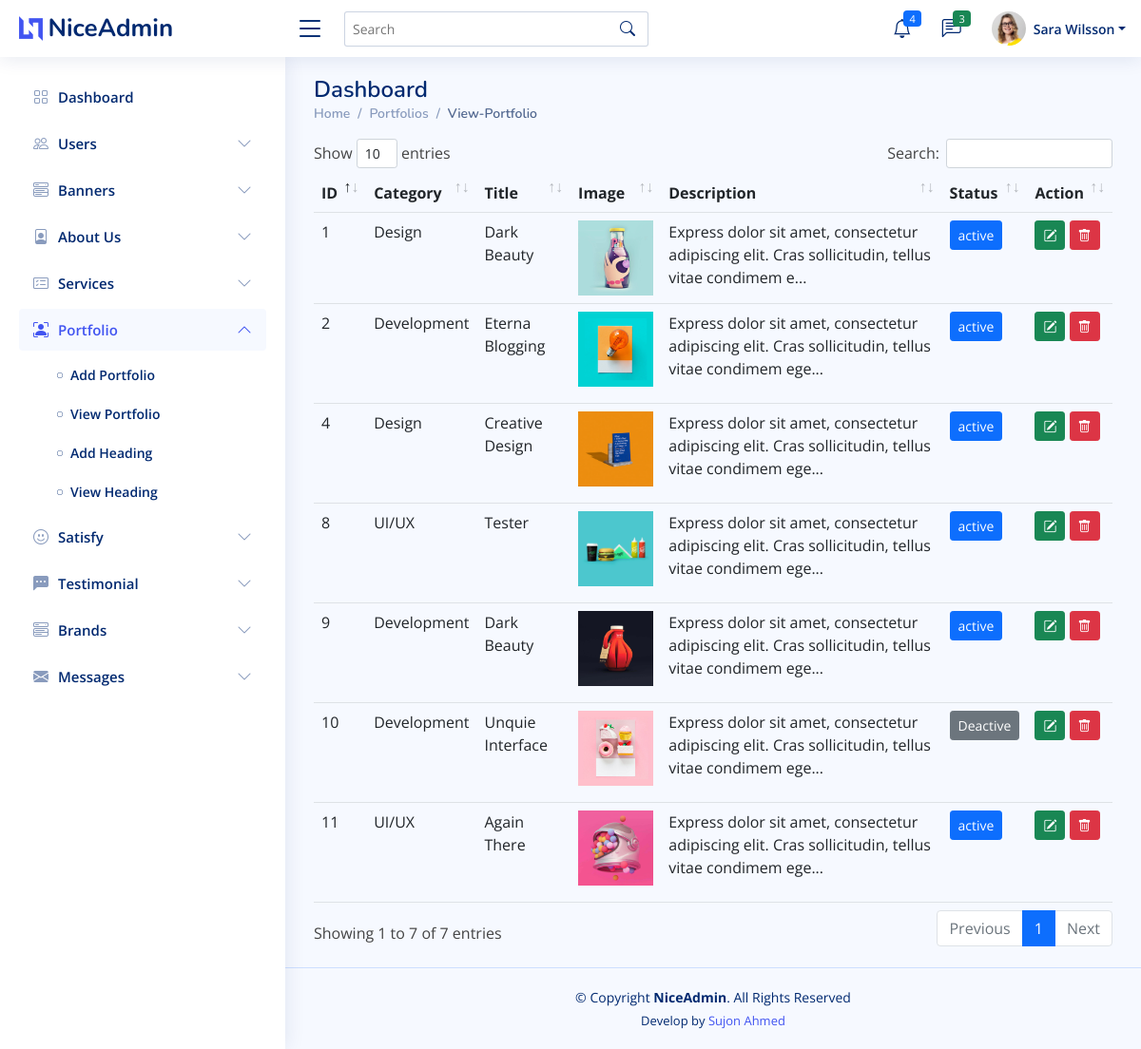
Page /admin/view_portfolio.php (signed in) on the committed database.
### tables this page shows
CREATE TABLE `users` (
  `user_id` int NOT NULL,
  `user_name` varchar(50) NOT NULL,
  `user_about` varchar(255) NOT NULL,
  `user_phone` varchar(15) NOT NULL,
  `user_email` varchar(60) NOT NULL,
  `user_password` varchar(100) NOT NULL,
  `user_photo` varchar(100) NOT NULL,
  `user_job` varchar(50) NOT NULL,
  `user_address` varchar(255) NOT NULL,
  `user_country` varchar(50) NOT NULL,
  `user_company` varchar(100) NOT NULL,
  `status` int NOT NULL DEFAULT '0'
);

CREATE TABLE `portfolios` (
  `portfolio_id` int NOT NULL,
  `author_id` int NOT NULL,
  `portfolio_category` varchar(50) NOT NULL,
  `portfolio_title` varchar(100) NOT NULL,
  `portfolio_image` varchar(100) NOT NULL,
  `portfolio_description` longtext NOT NULL,
  `portfolio_status` int NOT NULL DEFAULT '0',
  `user_id` int NOT NULL,
  `created_at` datetime NOT NULL DEFAULT CURRENT_TIMESTAMP,
  `updated_at` datetime NOT NULL DEFAULT CURRENT_TIMESTAMP
);

### admin/view_portfolio.php (the view)
<?php
$page = "portfolios";
$sub_page = "portfolio";
require "database.php";
require "admin_header.php";
$select_portfolios = "SELECT * FROM `portfolios`";
$select_portfolio_result = mysqli_query($db_connection, $select_portfolios);
?>
<main id="main" class="main">
    <div class="pagetitle">
        <h1>Dashboard</h1>
        <nav>
            <ol class="breadcrumb">
            <li class="breadcrumb-item"><a href="index.php">Home</a></li>
            <li class="breadcrumb-item">Portfolios</li>
            <li class="breadcrumb-item active">View-Portfolio</li>
            </ol>
        </nav>
    </div>
    <section class="section dashboard">
        <div class="row">
            <div class="col-lg-12 col-md-12">
                <table class="table" id="banners">
                    <thead>
                        <tr>
                            <th>ID</th>
                            <th>Category</th>
                            <th>Title</th>
                            <th>Image</th>
                            <th>Description</th>
                            <th>Status</th>
                            <th>Action</th>
                        </tr>
                    </thead>
                    <tbody>
                        <?php foreach($select_portfolio_result as $portfolio){ ?>
                        <tr>
                            <td><?= $portfolio['portfolio_id'] ?></td>
                            <td><?= $portfolio['portfolio_category'] ?></td>
                            <td><?= $portfolio['portfolio_title'] ?></td>
                            <td><img src="assets/uploads/portfolios/<?= $portfolio['portfolio_image'] ?>" width="100" class="img-fluid" alt=""></td>
                            <td>
                                <?php
                                    $description = $portfolio['portfolio_description'];
                                    if (strlen($description) > 100) {
                                        echo substr($description,0,100).'...';
                                    } else {
                                        echo $description;
                                    }
                                ?>
                            </td>
                            <td>
                                <?php if ($portfolio['portfolio_status'] == 0){ ?>
                                    <a href="portfolio_status_change.php?id=<?= $portfolio['portfolio_id'] ?>" class="btn btn-secondary btn-sm">Deactive</a>
                                <?php } else { ?>
                                    <a href="portfolio_status_change.php?id=<?= $portfolio['portfolio_id'] ?>" class="btn btn-primary btn-sm">active</a>
                                <?php } ?>
                            </td>
                            <td>
                                <a title="Edit" href="edit_portfolio.php?portfolio_id=<?= $portfolio['portfolio_id'] ?>" class="btn btn-success btn-sm"><i class="bi bi-pencil-square"></i></a>
                                <a title="Delete" onclick="javascript:return confirm('Are You Sure?')" href="delete_portfolio.php?portfolio_id=<?= $portfolio['portfolio_id'] ?>" class="btn btn-danger btn-sm"><i class="bi bi-trash"></i></a>
                            </td>
                        </tr>
                        <?php } ?>
                    </tbody>
                </table>
            </div>
        </div>
    </section>
</main>
<?php require "admin_footer.php" ?>

### admin/admin_header.php (shortened to what this page needs)
<?php
require "database.php";
$user_id = $_SESSION['user_id'];
$select_users = "SELECT * FROM `users` WHERE `user_id` = '$user_id'";
$select_users_result = mysqli_query($db_connection, $select_users);
$after_assoc_user = mysqli_fetch_assoc($select_users_result);
?>
<!DOCTYPE html>
<html lang="en">
<head>
  <link rel="stylesheet" href="https://cdnjs.cloudflare.com/ajax/libs/font-awesome/4.7.0/css/font-awesome.min.css">
   <link rel="stylesheet" href="assets/css/all.min.css">
  <link rel="stylesheet" href="assets/css/fontawesome-all.min.css">
  <link href="assets/vendor/bootstrap/css/bootstrap.min.css" rel="stylesheet">
  <link href="assets/vendor/bootstrap-icons/bootstrap-icons.css" rel="stylesheet">
  <link rel="stylesheet" href="assets/css/flaticon.css">
  <link href="assets/vendor/boxicons/css/boxicons.min.css" rel="stylesheet">
  <link href="assets/vendor/quill/quill.snow.css" rel="stylesheet">
  <link href="assets/vendor/quill/quill.bubble.css" rel="stylesheet">
  <link href="assets/vendor/remixicon/remixicon.css" rel="stylesheet">
  <link href="assets/vendor/simple-datatables/style.css" rel="stylesheet">
  <link href="assets/css/style.css" rel="stylesheet">
  <link rel="stylesheet" href="assets/css/toastr.css">
  <link rel="stylesheet" href="summernote/summernote-bs4.min.css">
  <link rel="stylesheet" href="dataTable/dataTables.bootstrap4.min.css">
</head>
<body>
  <header id="header" class="header fixed-top d-flex align-items-center">
    <div class="d-flex align-items-center justify-content-between">
      <a href="index.php" class="logo d-flex align-items-center">
        <img src="assets/img/logo.png" alt="">
        <span class="d-none d-lg-block">NiceAdmin</span>
      </a>
      <i class="bi bi-list toggle-sidebar-btn"></i>
    </div>
    <div class="search-bar">
      <form class="search-form d-flex align-items-center" method="POST" action="#">
        <input type="text" name="query" placeholder="Search" title="Enter search keyword">
        <button type="submit" title="Search"><i class="bi bi-search"></i></button>
      </form>
    </div>
    <nav class="header-nav ms-auto">
      <ul class="d-flex align-items-center">
        <li class="nav-item dropdown">
          <a class="nav-link nav-icon" href="#" data-bs-toggle="dropdown">
            <i class="bi bi-bell"></i>
            <span class="badge bg-primary badge-number">4</span>
          </a>
        </li>
        <li class="nav-item dropdown">
          <a class="nav-link nav-icon" href="#" data-bs-toggle="dropdown">
            <i class="bi bi-chat-left-text"></i>
            <span class="badge bg-success badge-number">3</span>
          </a>
        </li>
        <li class="nav-item dropdown pe-3">
          <a class="nav-link nav-profile d-flex align-items-center pe-0" href="#" data-bs-toggle="dropdown">
            <?php
            if (!empty($after_assoc_user['user_photo'])) { ?>
                <img src="assets/uploads/users/<?= $after_assoc_user['user_photo'] ?>" alt="Profile" class="rounded-circle">
            <?php } else { ?>
                <img src="assets/img/avatar.png" alt="Profile" class="rounded-circle">
            <?php } ?>
            <span class="d-none d-md-block dropdown-toggle ps-2"><?= $after_assoc_user ['user_name'] ?></span>
          </a>
        </li>
      </ul>
    </nav>
  </header>
  <aside id="sidebar" class="sidebar">
    <ul class="sidebar-nav" id="sidebar-nav">
      <li class="nav-item">
        <a class="nav-link <?= ($page == "dashboard") ? '' : 'collapsed' ?>" href="index.php">
          <i class="bi bi-grid"></i>
          <span>Dashboard</span>
        </a>
      </li>
      <li class="nav-item">
        <a class="nav-link <?= ($page == "users") ? '' : 'collapsed' ?>" data-bs-target="#users-nav" data-bs-toggle="collapse" href="#">
          <i class="bi bi-people"></i><span>Users</span><i class="bi bi-chevron-down ms-auto"></i>
        </a>
      </li>
      <li class="nav-item">
        <a class="nav-link <?= ($page == "banners") ? '' : 'collapsed' ?>" data-bs-target="#banners-nav" data-bs-toggle="collapse" href="#">
          <i class="bi bi-menu-button-wide"></i><span>Banners</span><i class="bi bi-chevron-down ms-auto"></i>
        </a>
      </li>
      <li class="nav-item">
        <a class="nav-link <?= ($page == "abouts") ? '' : 'collapsed' ?>" data-bs-target="#about-nav" data-bs-toggle="collapse" href="#">
          <i class="bi bi-file-person"></i><span>About Us</span><i class="bi bi-chevron-down ms-auto"></i>
        </a>
      </li>
      <li class="nav-item">
        <a class="nav-link <?= ($page == "services") ? '' : 'collapsed' ?>" data-bs-target="#services-nav" data-bs-toggle="collapse" href="#">
          <i class="bi bi-card-checklist"></i><span>Services</span><i class="bi bi-chevron-down ms-auto"></i>
        </a>
      </li>
      <li class="nav-item">
        <a class="nav-link <?= ($page == "portfolios") ? '' : 'collapsed' ?>" data-bs-target="#portfolio-nav" data-bs-toggle="collapse" href="#">
          <i class="bi bi-person-bounding-box"></i><span>Portfolio</span><i class="bi bi-chevron-down ms-auto"></i>
        </a>
        <ul id="portfolio-nav" class="nav-content <?= ($sub_page == "portfolio") ? '' : 'collapse' ?> " data-bs-parent="#sidebar-nav">
          <li>
            <a href="add_portfolio.php">
              <i class="bi bi-circle"></i><span>Add Portfolio</span>
            </a>
          </li>
          <li>
            <a href="view_portfolio.php">
              <i class="bi bi-circle"></i><span>View Portfolio</span>
            </a>
          </li>
          <li>
            <a href="add_heading.php">
              <i class="bi bi-circle"></i><span>Add Heading</span>
            </a>
          </li>
          <li>
            <a href="view_heading.php">
              <i class="bi bi-circle"></i><span>View Heading</span>
            </a>
          </li>
        </ul>
      </li>
      <li class="nav-item">
        <a class="nav-link <?= ($page == "satisfied") ? '' : 'collapsed' ?>" data-bs-target="#satisfy-nav" data-bs-toggle="collapse" href="#">
          <i class="bi bi-emoji-smile"></i><span>Satisfy</span><i class="bi bi-chevron-down ms-auto"></i>
        </a>
      </li>
      <li class="nav-item">
        <a class="nav-link <?= ($page == "testimonials") ? '' : 'collapsed' ?>" data-bs-target="#testimonial-nav" data-bs-toggle="collapse" href="#">
        <i class="bi bi-chat-left-dots-fill"></i><span>Testimonial</span><i class="bi bi-chevron-down ms-auto"></i>
        </a>
      </li>
      <li class="nav-item">
        <a class="nav-link <?= ($page == "brands") ? '' : 'collapsed' ?>" data-bs-target="#brands-nav" data-bs-toggle="collapse" href="#">
          <i class="bi bi-menu-button-wide"></i><span>Brands</span><i class="bi bi-chevron-down ms-auto"></i>
        </a>
      </li>
      <li class="nav-item">
        <a class="nav-link <?= ($page == "messages") ? '' : 'collapsed' ?>" data-bs-target="#messages-nav" data-bs-toggle="collapse" href="#">
          <i class="bi bi-envelope-fill"></i><span>Messages</span><i class="bi bi-chevron-down ms-auto"></i>
        </a>
      </li>
    </ul>
  </aside>

### admin/assets/css/style.css (style rules this page uses)
:root { scroll-behavior: smooth; }
body { font-family: "Open Sans", sans-serif; background: #f6f9ff; color: #444444; }
a { color: #4154f1; text-decoration: none; }
h1, h2, h3, h4, h5, h6 { font-family: "Nunito", sans-serif; }
#main { margin-top: 60px; padding: 20px 30px; transition: all 0.3s; }
.pagetitle { margin-bottom: 10px; }
.pagetitle h1 { font-size: 24px; margin-bottom: 0; font-weight: 600; color: #012970; }
.breadcrumb { font-size: 14px; font-family: "Nunito", sans-serif; color: #899bbd; font-weight: 600; }
.breadcrumb a { color: #899bbd; transition: 0.3s; }
.breadcrumb .breadcrumb-item::before { color: #899bbd; }
.breadcrumb .active { color: #51678f; font-weight: 600; }
.logo { line-height: 1; }
@media (min-width: 1200px) { .logo { width: 280px; } }
.logo img { max-height: 26px; margin-right: 6px; }
.logo span { font-size: 26px; font-weight: 700; color: #012970; font-family: "Nunito", sans-serif; }
.header { transition: all 0.5s; z-index: 997; height: 60px; box-shadow: 0px 2px 20px rgba(1, 41, 112, 0.1); background-color: #fff; padding-left: 20px; }
.header .toggle-sidebar-btn { font-size: 32px; padding-left: 10px; cursor: pointer; color: #012970; }
.header .search-bar { min-width: 360px; padding: 0 20px; }
.header .search-form { width: 100%; }
.header .search-form input { border: 0; font-size: 14px; color: #012970; border: 1px solid rgba(1, 41, 112, 0.2); padding: 7px 38px 7px 8px; border-radius: 3px; transition: 0.3s; width: 100%; }
.header .search-form button { border: 0; padding: 0; margin-left: -30px; background: none; }
.header .search-form button i { color: #012970; }
.header-nav ul { list-style: none; }
.header-nav > ul { margin: 0; padding: 0; }
.header-nav .nav-icon { font-size: 20px; color: #012970; }
.header-nav .nav-profile { color: #012970; }
.header-nav .nav-profile img { max-height: 36px; }
.header-nav .nav-profile span { font-size: 14px; font-weight: 600; }
.header-nav .badge-number { position: absolute; inset: 4px 6px auto auto; font-weight: normal; font-size: 11px; padding: 3px 6px; }
.sidebar { position: fixed; top: 60px; left: 0; bottom: 0; width: 300px; z-index: 996; transition: all 0.3s; padding: 20px; overflow-y: auto; scrollbar-width: thin; scrollbar-color: #aab7cf transparent; box-shadow: 0px 0px 20px rgba(1, 41, 112, 0.1); background-color: #fff; }
@media (min-width: 1200px) { #main, #footer { margin-left: 300px; } }
.sidebar-nav { padding: 0; margin: 0; list-style: none; }
.sidebar-nav li { padding: 0; margin: 0; list-style: none; }
.sidebar-nav .nav-item { margin-bottom: 5px; }
.sidebar-nav .nav-link { display: flex; align-items: center; font-size: 15px; font-weight: 600; color: #4154f1; transition: 0.3; background: #f6f9ff; padding: 10px 15px; border-radius: 4px; }
.sidebar-nav .nav-link i { font-size: 16px; margin-right: 10px; color: #4154f1; }
.sidebar-nav .nav-link.collapsed { color: #012970; background: #fff; }
.sidebar-nav .nav-link.collapsed i { color: #899bbd; }
.sidebar-nav .nav-link .bi-chevron-down { margin-right: 0; transition: transform 0.2s ease-in-out; }
.sidebar-nav .nav-link:not(.collapsed) .bi-chevron-down { transform: rotate(180deg); }
.sidebar-nav .nav-content { padding: 5px 0 0 0; margin: 0; list-style: none; }
.sidebar-nav .nav-content a { display: flex; align-items: center; font-size: 14px; font-weight: 600; color: #012970; transition: 0.3; padding: 10px 0 10px 40px; transition: 0.3s; }
.sidebar-nav .nav-content a i { font-size: 6px; margin-right: 8px; line-height: 0; border-radius: 50%; }

### rows in the picture
users: user_photo (picture), user_name "Sara Wilsson"
portfolios: portfolio_id "1", portfolio_category "Design", portfolio_title "Dark Beauty", portfolio_image (picture), portfolio_description "Express dolor sit amet, consectetur adipiscing elit. Cras sollicitudin, tellus vitae condimem e"
portfolios: portfolio_id "2", portfolio_category "Development", portfolio_title "Eterna Blogging", portfolio_image (picture), portfolio_description "Express dolor sit amet, consectetur adipiscing elit. Cras sollicitudin, tellus vitae condimem ege"
portfolios: portfolio_id "4", portfolio_category "Design", portfolio_title "Creative Design", portfolio_image (picture), portfolio_description "Express dolor sit amet, consectetur adipiscing elit. Cras sollicitudin, tellus vitae condimem ege"
portfolios: portfolio_id "8", portfolio_category "UI/UX", portfolio_title "Tester", portfolio_image (picture), portfolio_description "Express dolor sit amet, consectetur adipiscing elit. Cras sollicitudin, tellus vitae condimem ege"
portfolios: portfolio_id "9", portfolio_category "Development", portfolio_title "Dark Beauty", portfolio_image (picture), portfolio_description "Express dolor sit amet, consectetur adipiscing elit. Cras sollicitudin, tellus vitae condimem ege"
portfolios: portfolio_id "10", portfolio_category "Development", portfolio_title "Unquie Interface", portfolio_image (picture), portfolio_description "Express dolor sit amet, consectetur adipiscing elit. Cras sollicitudin, tellus vitae condimem ege"
portfolios: portfolio_id "11", portfolio_category "UI/UX", portfolio_title "Again There", portfolio_image (picture), portfolio_description "Express dolor sit amet, consectetur adipiscing elit. Cras sollicitudin, tellus vitae condimem ege"
